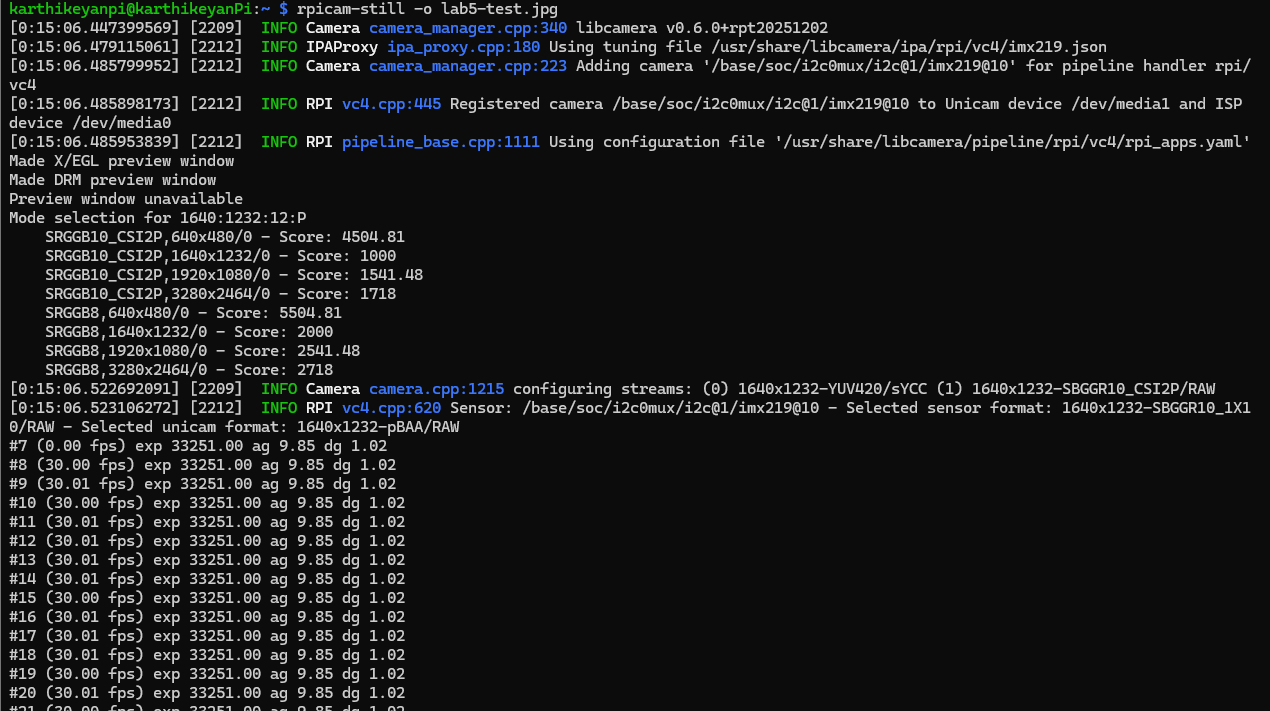
#> input picture Lab5/images/lab5-rpicam-still.png, 1270 x 711 px
$ python lab5-edge-detect.py
#> lines starting #> are read from the running program, lines starting #| are printed output that depends on the picture
import cv2

# Load image captured from Pi camera
image = cv2.imread("images/lab5-rpicam-still.png")
#> image is the input picture: shape (711, 1270, 3); mean B, G, R 26.1, 25.9, 25.2

if image is None:
    print("Error: Image not found.")
    exit(1)

# Convert to grayscale
gray = cv2.cvtColor(image, cv2.COLOR_BGR2GRAY)

# Apply Canny edge detection
edges = cv2.Canny(gray, 100, 200)
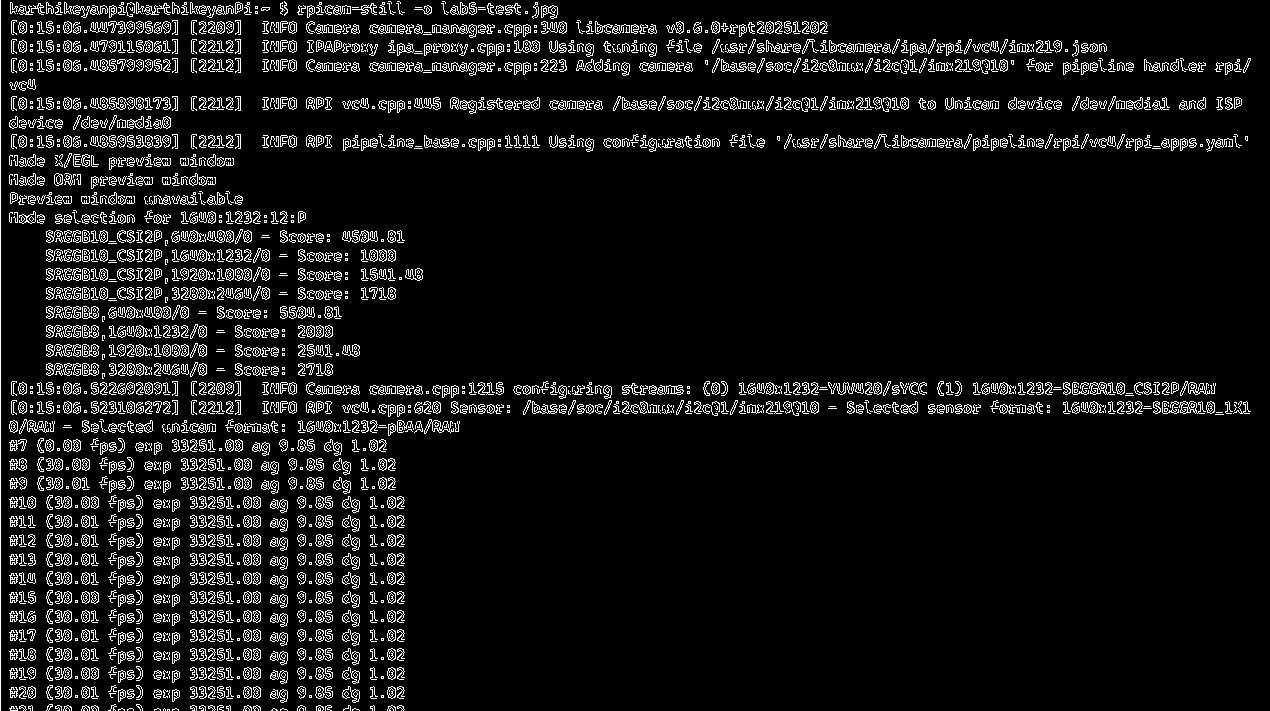
#> edges: shape (711, 1270); 7.8% white in thin lines or dots

# Save processed image
cv2.imwrite("lab5-edges.png", edges)

print("Edge detection complete. Saved as lab5-edges.png")

$ run again, with Lab5/images/lab5-opencv-version.png copied over Lab5/images/lab5-rpicam-still.png
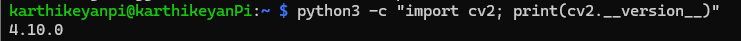
#> input picture Lab5/images/lab5-opencv-version.png, 741 x 41 px
#> image is the input picture: shape (41, 741, 3); mean B, G, R 22.2, 28.2, 22.1
#> `gray = cv2.cvtColor(image, cv2.COLOR_BGR2GRAY)`:
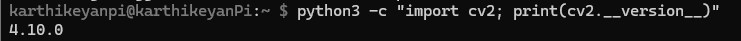
#> gray: shape (41, 741); min 12, max 204, mean 25.7
#> `edges = cv2.Canny(gray, 100, 200)`:
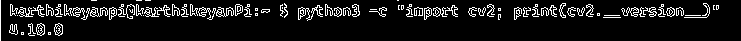
#> edges: shape (41, 741); 9.3% white in thin lines or dots

$ run again, with Lab5/images/lab5-rpicam-hello.png copied over Lab5/images/lab5-rpicam-still.png
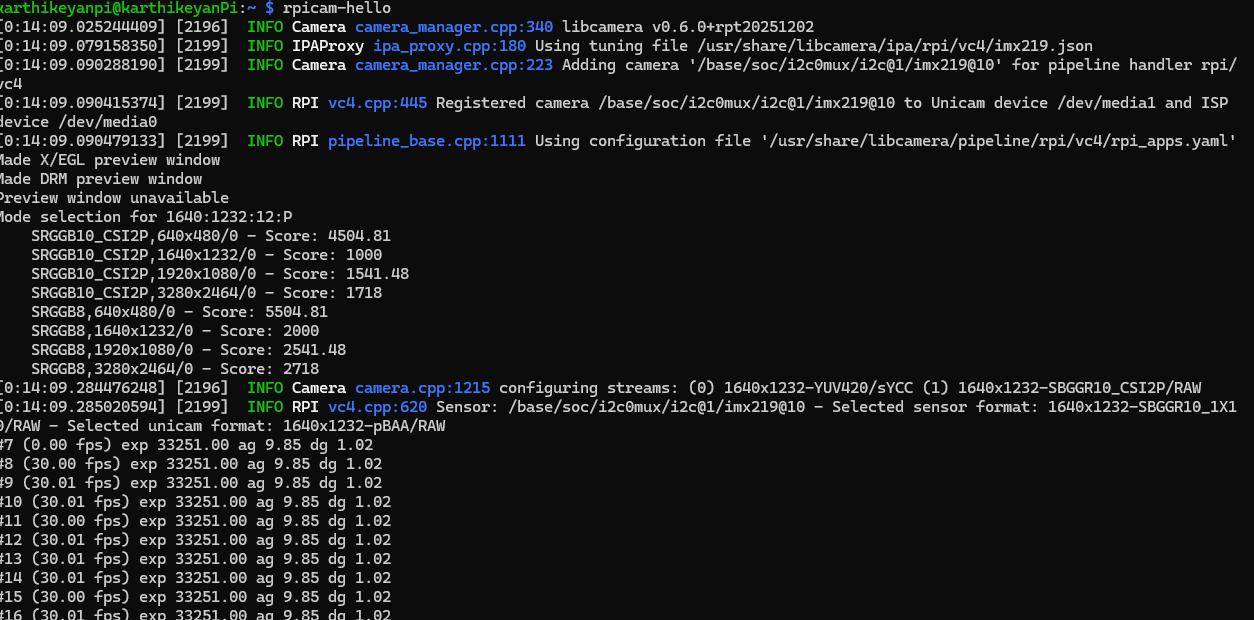
#> input picture Lab5/images/lab5-rpicam-hello.png, 1254 x 620 px
#> image is the input picture: shape (620, 1254, 3); mean B, G, R 26.5, 26.3, 25.5
#> `edges = cv2.Canny(gray, 100, 200)`:
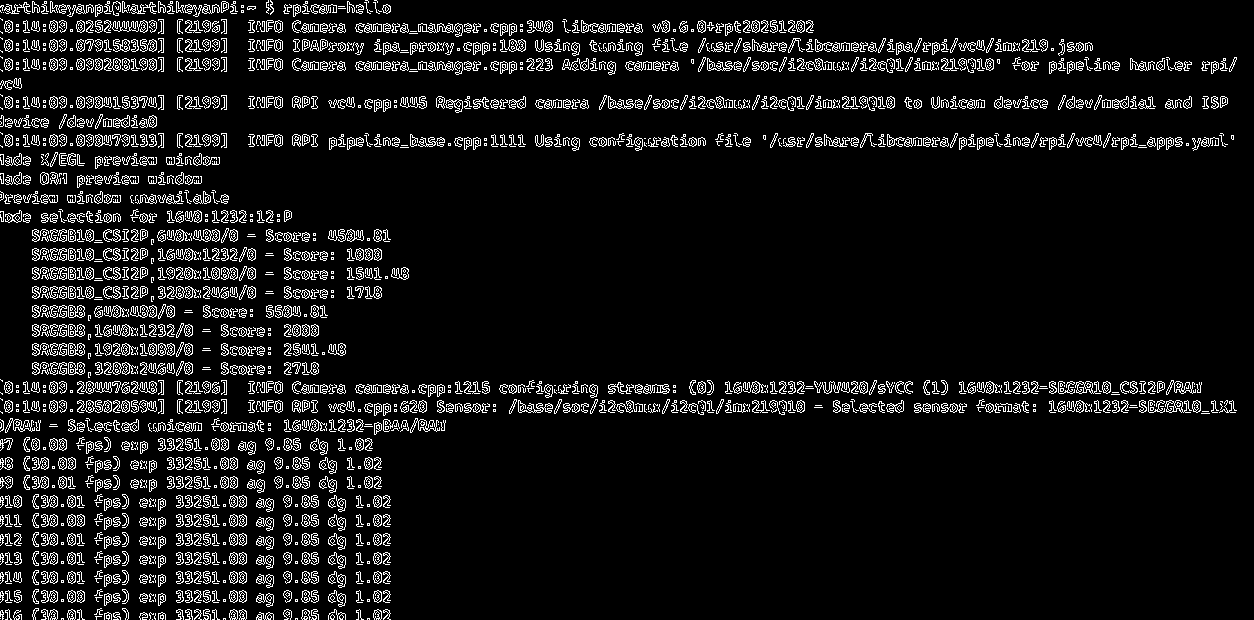
#> edges: shape (620, 1254); 8% white in thin lines or dots
